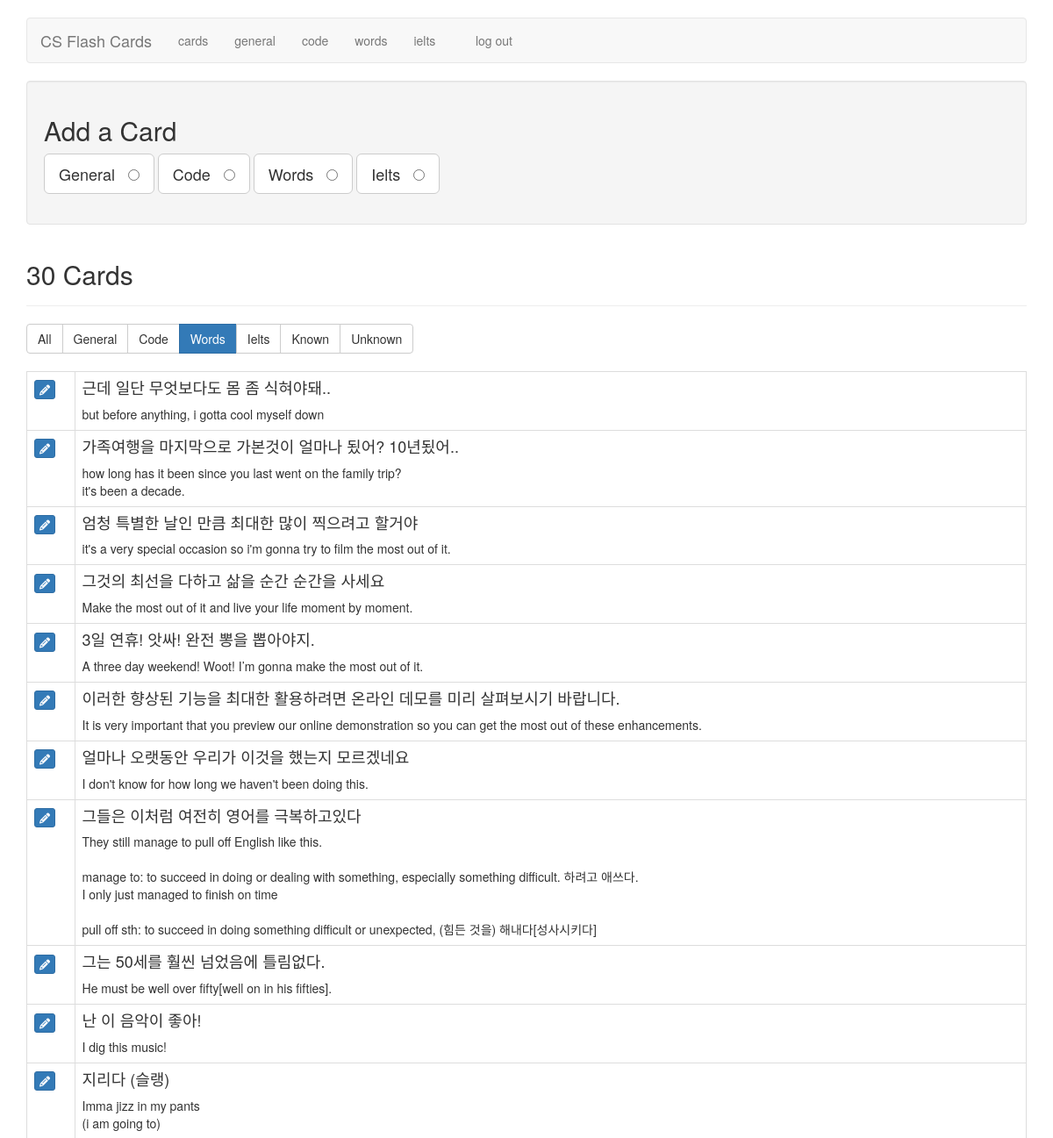
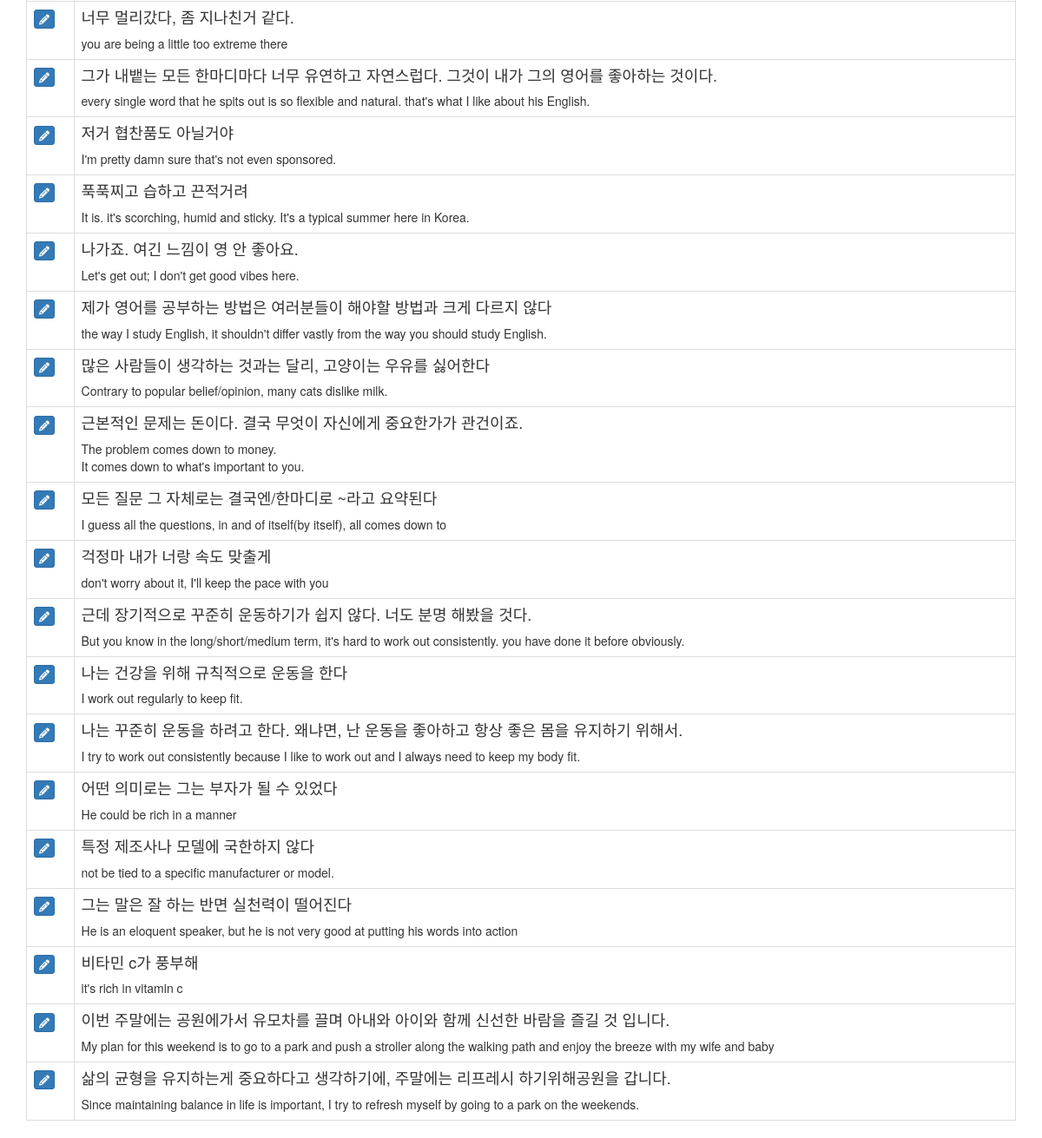
Page /filter_cards/eng (signed in) on the committed database (2 pictures, top to bottom).
### tables this page shows
CREATE TABLE cards (
  id integer primary key autoincrement,
   /* 1 for interview, 2 for code, 3 for english, 4 for ielts */
  type tinyint not null,
  front text not null,
  back text not null,
  sort int default 0,
  known boolean default 0
);

### flash_cards.py (the view)
@application.route('/filter_cards/<filter_name>')
def filter_cards(filter_name):
    if not session.get('logged_in'):
        return redirect(url_for('login'))
    filters = {
        "all":      "where 1 = 1",
        "general":  "where type = 1",
        "code":     "where type = 2",
        "eng":     "where type = 3",
        "ielts":     "where type = 4",
        "known":    "where known = 1",
        "unknown":  "where known = 0",
    }
    query = filters.get(filter_name)
    if not query:
        return redirect(url_for('cards'))
    db = get_db()
    fullquery = "SELECT id, type, front, back, known FROM cards " + query + " ORDER BY id DESC"
    cur = db.execute(fullquery)
    cards = cur.fetchall()
    return render_template('cards.html', cards=cards, filter_name=filter_name)

### flash_cards.py (called while the page is built)
def connect_db():
    rv = sqlite3.connect(application.config['DATABASE'])
    rv.row_factory = sqlite3.Row
    return rv

def get_db():
    if not hasattr(g, 'sqlite_db'):
        g.sqlite_db = connect_db()
    return g.sqlite_db

### templates/cards.html (shortened to what this page needs)
{% extends "layout.html" %}
{% block body %}
    <div class="well editPanel">
        <h2>Add a Card</h2>
        <form action="{{ url_for('add_card') }}" method="post" class="cardForm">
            <div class="form-group">
                <label for="general" class="toggleButton btn btn-default btn-lg">General &nbsp;
                    <input type="radio" name="type" value="1" id="general"/>
                </label>
                <label for="code" class="toggleButton btn btn-default btn-lg">Code &nbsp;
                    <input type="radio" name="type" value="2" id="code"/>
                </label>
                <label for="eng" class="toggleButton btn btn-default btn-lg">Words &nbsp;
                    <input type="radio" name="type" value="3" id="eng"/>
                </label>
                <label for="ielts" class="toggleButton btn btn-default btn-lg">Ielts &nbsp;
                    <input type="radio" name="type" value="4" id="ielts"/>
                </label>
            </div>
        </form>
    </div>
    <div class="page-header">
        <h2>{{ cards|length }} Card{{ '' if (cards|length == 1) else 's' }}</h2>
    </div>
    <div class="btn-group btn-group-md" role="group" aria-label="filters">
        <a href="{{ url_for('filter_cards', filter_name="all") }}" class="btn btn-{{ "primary" if filter_name == "all" else "default" }}">All</a>
        <a href="{{ url_for('filter_cards', filter_name="general") }}" class="btn btn-{{ "primary" if filter_name == "general" else "default" }}">General</a>
        <a href="{{ url_for('filter_cards', filter_name="code") }}" class="btn btn-{{ "primary" if filter_name == "code" else "default" }}">Code</a>
        <a href="{{ url_for('filter_cards', filter_name="eng") }}" class="btn btn-{{ "primary" if filter_name == "eng" else "default" }}">Words</a>
        <a href="{{ url_for('filter_cards', filter_name="ielts") }}" class="btn btn-{{ "primary" if filter_name == "ielts" else "default" }}">Ielts</a>
        <a href="{{ url_for('filter_cards', filter_name="known") }}" class="btn btn-{{ "primary" if filter_name == "known" else "default" }}">Known</a>
        <a href="{{ url_for('filter_cards', filter_name="unknown") }}" class="btn btn-{{ "primary" if filter_name == "unknown" else "default" }}">Unknown</a>
    </div>
    <br />
    <br />
    <table class="table table-bordered">
        {% for card in cards %}
            <tr>
                <td>
                    <a href="{{ url_for('edit', card_id=card.id) }}" class="btn btn-xs btn-primary"><i class="fa fa-pencil" aria-hidden="true"></i></a>
                </td>
                <td class="cardContent">
                    <h4>
                        {{ card.front }}
                    </h4>
                    {% if card.type != 2%}
                        {{ card.back|replace("\n", "<br />")|safe }}
                    {% else %}
                        <pre><code>{{ card.back|escape }}</code></pre>
                    {% endif %}
                </td>
            </tr>
        {% else %}
            <tr>
                <td>
                    <em>No cards to show.</em>
                </td>
            </tr>
        {% endfor %}
    </table>
{% endblock %}

### static/style.css (style rules this page uses)
.cardContent h4 { margin-top: 0; }

### rows in the picture
cards: front "근데 일단 무엇보다도 몸 좀 식혀야돼..", back "but before anything, i gotta cool myself down"
cards: front "가족여행을 마지막으로 가본것이 얼마나 됬어? 10년됬어..", back "how long has it been since you last went on the family trip? it's been a decade."
cards: front "엄청 특별한 날인 만큼 최대한 많이 찍으려고 할거야", back "it's a very special occasion so i'm gonna try to film the most out of it."
cards: front "그것의 최선을 다하고 삶을 순간 순간을 사세요", back "Make the most out of it and live your life moment by moment."
cards: front "3일 연휴! 앗싸! 완전 뽕을 뽑아야지.", back "A three day weekend! Woot! I’m gonna make the most out of it."
cards: front "이러한 향상된 기능을 최대한 활용하려면 온라인 데모를 미리 살펴보시기 바랍니다.", back "It is very important that you preview our online demonstration so you can get the most out of these enhancements."
cards: front "얼마나 오랫동안 우리가 이것을 했는지 모르겠네요", back "I don't know for how long we haven't been doing this."
cards: front "그들은 이처럼 여전히 영어를 극복하고있다", back "They still manage to pull off English like this. manage to: to succeed in doing or dealing with something, especially something difficult. 하려고 애쓰다. I only just managed to finish on time pull off sth: to succeed in doing something difficult or unexpected, (힘든 것을) 해내다[성사시키다]"
cards: front "그는 50세를 훨씬 넘었음에 틀림없다.", back "He must be well over fifty[well on in his fifties]."
cards: front "난 이 음악이 좋아!", back "I dig this music!"
cards: front "지리다 (슬랭)", back "Imma jizz in my pants (i am going to)"
cards: front "너무 멀리갔다, 좀 지나친거 같다.", back "you are being a little too extreme there"
cards: front "그가 내뱉는 모든 한마디마다 너무 유연하고 자연스럽다. 그것이 내가 그의 영어를 좋아하는 것이다.", back "every single word that he spits out is so flexible and natural. that's what I like about his English."
cards: front "저거 협찬품도 아닐거야", back "I'm pretty damn sure that's not even sponsored."
cards: front "푹푹찌고 습하고 끈적거려", back "It is. it's scorching, humid and sticky. It's a typical summer here in Korea."
cards: front "나가죠. 여긴 느낌이 영 안 좋아요.", back "Let's get out; I don't get good vibes here."
cards: front "제가 영어를 공부하는 방법은 여러분들이 해야할 방법과 크게 다르지 않다", back "the way I study English, it shouldn't differ vastly from the way you should study English."
cards: front "많은 사람들이 생각하는 것과는 달리, 고양이는 우유를 싫어한다", back "Contrary to popular belief/opinion, many cats dislike milk."
cards: front "근본적인 문제는 돈이다. 결국 무엇이 자신에게 중요한가가 관건이죠.", back "The problem comes down to money. It comes down to what's important to you."
cards: front "모든 질문 그 자체로는 결국엔/한마디로 ~라고 요약된다", back "I guess all the questions, in and of itself(by itself), all comes down to"
cards: front "걱정마 내가 너랑 속도 맞출게", back "don't worry about it, I'll keep the pace with you"
cards: front "근데 장기적으로 꾸준히 운동하기가 쉽지 않다. 너도 분명 해봤을 것다.", back "But you know in the long/short/medium term, it's hard to work out consistently. you have done it before obviously."
cards: front "나는 건강을 위해 규칙적으로 운동을 한다", back "I work out regularly to keep fit."
cards: front "나는 꾸준히 운동을 하려고 한다. 왜냐면, 난 운동을 좋아하고 항상 좋은 몸을 유지하기 위해서.", back "I try to work out consistently because I like to work out and I always need to keep my body fit."
cards: front "어떤 의미로는 그는 부자가 될 수 있었다", back "He could be rich in a manner"
cards: front "특정 제조사나 모델에 국한하지 않다", back "not be tied to a specific manufacturer or model."
cards: front "그는 말은 잘 하는 반면 실천력이 떨어진다", back "He is an eloquent speaker, but he is not very good at putting his words into action"
cards: front "비타민 c가 풍부해", back "it's rich in vitamin c"
cards: front "이번 주말에는 공원에가서 유모차를 끌며 아내와 아이와 함께 신선한 바람을 즐길 것 입니다.", back "My plan for this weekend is to go to a park and push a stroller along the walking path and enjoy the breeze with my wife and baby"
cards: front "삶의 균형을 유지하는게 중요하다고 생각하기에, 주말에는 리프레시 하기위해공원을 갑니다.", back "Since maintaining balance in life is important, I try to refresh myself by going to a park on the weekends."

### other values in the picture
{{ cards|length }} "30"
{{ '' if (cards|length == 1) else 's' }} "s"
